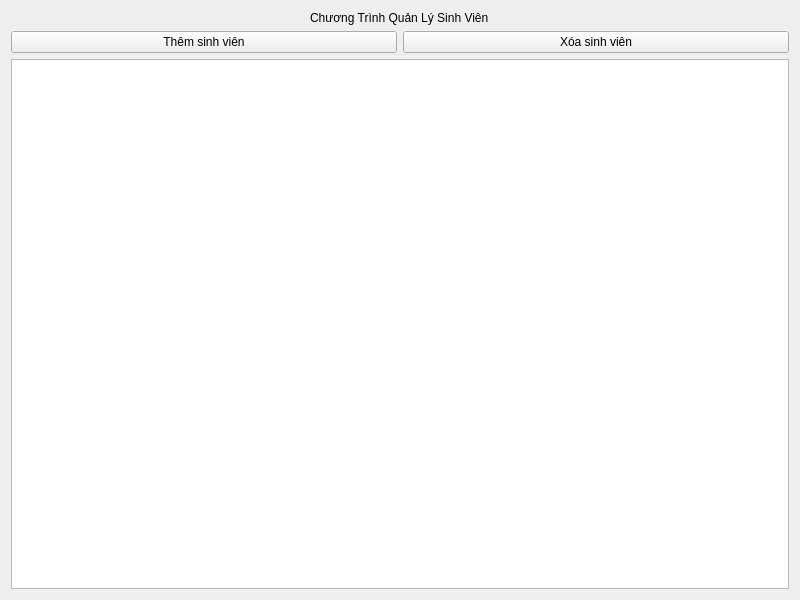
<?xml version="1.0" encoding="UTF-8"?>
<ui version="4.0">
 <class>mystudent</class>
 <widget class="QWidget" name="mystudent">
  <property name="geometry">
   <rect>
    <x>0</x>
    <y>0</y>
    <width>800</width>
    <height>600</height>
   </rect>
  </property>
  <property name="windowTitle">
   <string>mystudent</string>
  </property>
  <layout class="QVBoxLayout" name="verticalLayout_2">
   <item alignment="Qt::AlignHCenter">
    <widget class="QLabel" name="label">
     <property name="text">
      <string>Chương Trình Quản Lý Sinh Viên</string>
     </property>
    </widget>
   </item>
   <item>
    <layout class="QHBoxLayout" name="horizontalLayout"/>
   </item>
   <item>
    <layout class="QVBoxLayout" name="verticalLayout">
     <item>
      <layout class="QHBoxLayout" name="horizontalLayout_2">
       <item>
        <widget class="QPushButton" name="btnAdd">
         <property name="text">
          <string>Thêm sinh viên</string>
         </property>
        </widget>
       </item>
       <item>
        <widget class="QPushButton" name="btnRemove">
         <property name="text">
          <string>Xóa sinh viên</string>
         </property>
        </widget>
       </item>
      </layout>
     </item>
     <item>
      <widget class="QListWidget" name="listWidget"/>
     </item>
    </layout>
   </item>
  </layout>
 </widget>
 <resources/>
 <connections/>
</ui>
